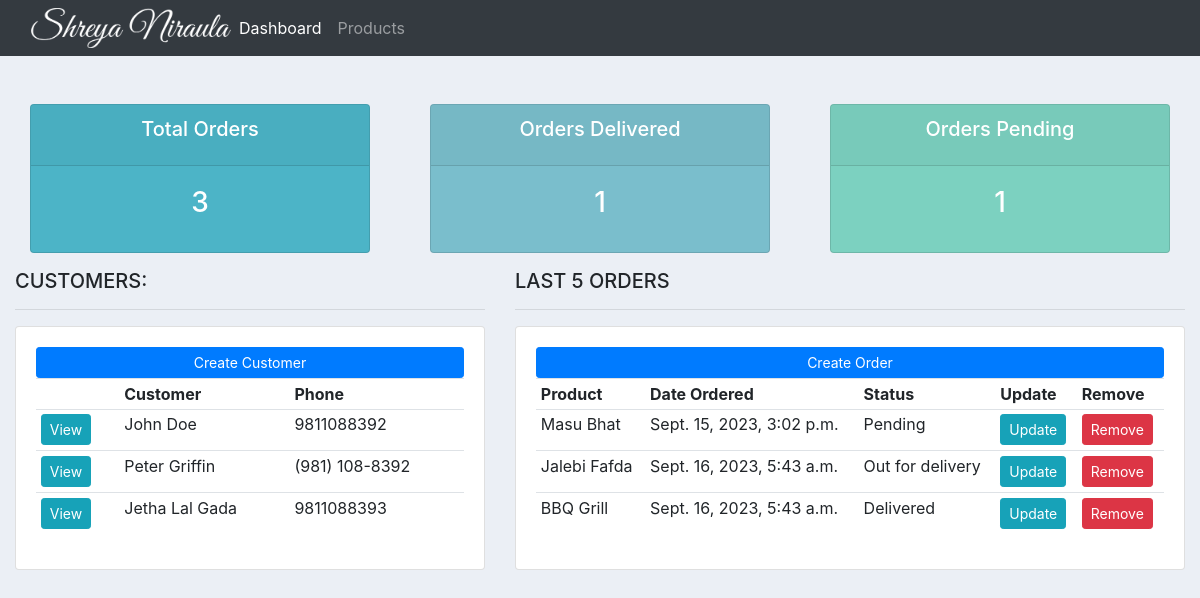
Before: / with the older database file.
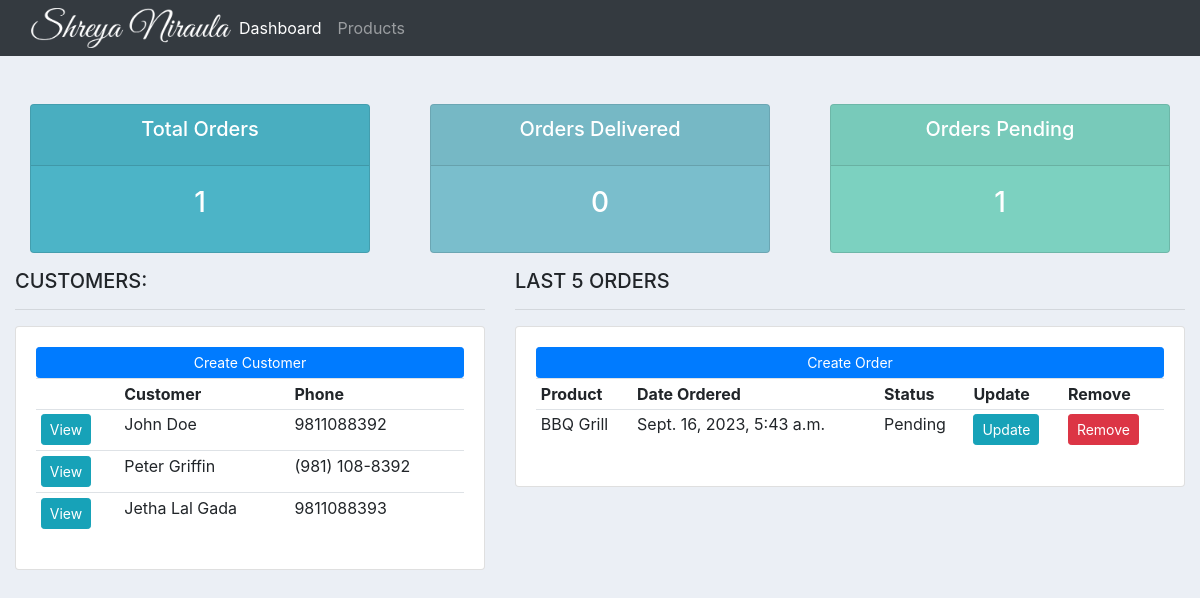
After: the same page with the newer database file.
### accounts/models.py (models this page shows, shortened)
class Customer(models.Model):
    name = models.CharField(max_length=200, null=True)
    phone = models.CharField(max_length=200, null=True)
    email = models.CharField(max_length=200, null=True)
    date_created = models.DateTimeField(auto_now_add=True, null=True)

class Order(models.Model):
    STATUS = (
        ('Pending', 'Pending'),
        ('Out for delivery', 'Out for delivery'),
        ('Delivered', 'Delivered'),
    )
    customer = models.ForeignKey(
        Customer, null=True, on_delete=models.SET_NULL)
    product = models.ForeignKey(Product, null=True, on_delete=models.SET_NULL)
    date_created = models.DateTimeField(auto_now_add=True, null=True)
    status = models.CharField(max_length=200, null=True, choices=STATUS)

class Product(models.Model):
    CATEGORY = (
        ('Indoor', 'Indoor'),
        ('Out Door', 'Out Door'),
    )
    name = models.CharField(max_length=200, null=True)
    price = models.FloatField(null=True)
    category = models.CharField(max_length=200, null=True, choices=CATEGORY)
    description = models.CharField(max_length=200, null=True)
    date_created = models.DateTimeField(auto_now_add=True, null=True)
    tags = models.ManyToManyField(Tag)
    def __str__(self):
        return self.name

### accounts/views.py (the view)
# urls.py: path('', views.home, name='home'),
def home(request):
    customer = Customer.objects.all()
    order = Order.objects.all()
    total_order = order.count()
    orders_delivered = order.filter(status='Delivered').count()
    orders_pending = order.filter(status='Pending').count()
    context = {'customer': customer, 'order': order,
               'total_order': total_order, 'orders_delivered': orders_delivered,
               'orders_pending': orders_pending
               }
    return render(request, 'accounts/dashboard.html', context)

### accounts/templates/accounts/dashboard.html
{% extends 'accounts/main.html' %}
{% block content %}
<br>
{% include 'accounts/status.html' %}
<div class="row">
    <div class="col-md-5">
        <h5>CUSTOMERS:</h5>
        <hr>
        <div class="card card-body">
            <a class="btn btn-primary btn-sm btn-block" href="">Create Customer</a>
            <table class="table table-sm">
                <tr>
                    <th></th>
                    <th>Customer</th>
                    <th>Phone</th>
                </tr>
                {% for customer in customer %}
                <tr>
                    <td><a href="{% url 'customer' customer.id %}" class="btn btn-sm btn-info">View</a></td>
                    <td>{{customer.name}}</td>
                    <td>{{customer.phone}}</td>
                </tr>
                {% endfor %}
            </table>
        </div>
    </div>
    <div class="col-md-7">
        <h5>LAST 5 ORDERS</h5>
        <hr>
        <div class="card card-body">
            <a class="btn btn-primary btn-sm btn-block" href="">Create Order</a>
            <table class="table table-sm">
                <tr>
                    <th>Product</th>
                    <th>Date Ordered</th>
                    <th>Status</th>
                    <th>Update</th>
                    <th>Remove</th>
                </tr>
                {% for order in order %}
                <tr>
                    <td>{{order.product}}</td>
                    <td>{{order.date_created}}</td>
                    <td>{{order.status}}</td>
                    <td><a class="btn btn-sm btn-info" href="{% url 'update_order' order.id %}">Update</a></td>
                    <td><a class="btn btn-sm btn-danger" href="{% url 'delete' order.id %}" >Remove</a></td>
                </tr>
                {% endfor %}
            </table>
        </div>
    </div>
    {% endblock %}

Changed rows visible on the page:
removed Order: product "Masu Bhat", date_created "Sept. 15, 2023, 3:02 p.m.", status "Pending"
removed Order: product "Jalebi Fafda", date_created "Sept. 16, 2023, 5:43 a.m.", status "Out for delivery"
changed Order "BBQ Grill": status "Delivered" → "Pending"
Other visible differences:
{{ total_order }}: "3" → "1"
{{ orders_delivered }}: "1" → "0"
